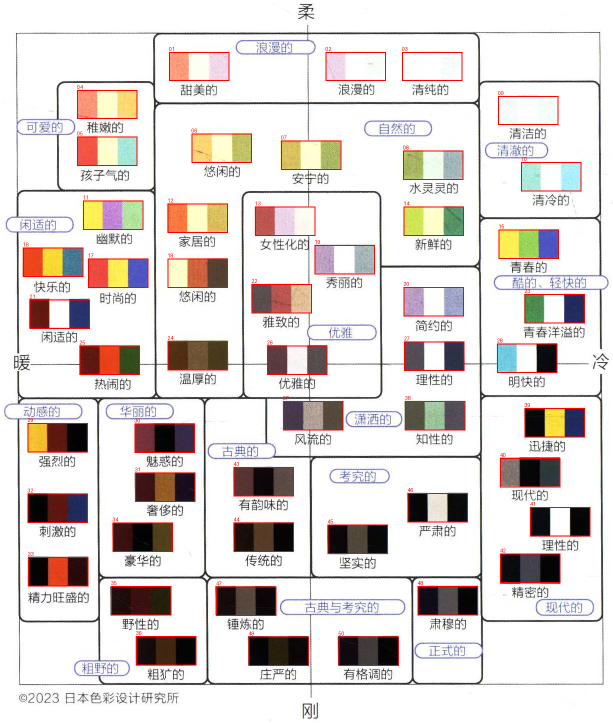
#> input picture prompts/color-knowledge/book-image-chart-palettes-v1.overlay.png, 1226 x 1446 px (shown at 1/2 size); its folder holds only this picture in this run
$ python -i refine_quality.py   (imports and definitions only)
#> lines starting #> are read from the running program, lines starting #| are printed output that depends on the picture
### modules/others/api_backend.py
# api_backend.py
from logging import config
import os
import json
import base64
import hashlib
import io
import tempfile
import requests
import re
import logging
import copy
import uuid
import sys
from contextlib import ExitStack
from datetime import datetime
import time
import mimetypes
from utils.booru_tags import normalize_booru_tags
from utils import output_isolation

# ================= 1. 日志系统配置 =================
LOG_DIR = "log"
os.makedirs(LOG_DIR, exist_ok=True)
logger = logging.getLogger("whatai_logger")
logger.setLevel(logging.INFO)

if not logger.handlers:
    formatter = logging.Formatter(fmt='[%(asctime)s] %(levelname)s - %(message)s', datefmt='%Y-%m-%d %H:%M:%S')
    console_handler = logging.StreamHandler()
    # 在 Windows 环境尽量确保控制台输出使用 UTF-8，避免 emoji 触发 gbk 编码异常
    try:
        if hasattr(console_handler.stream, "reconfigure"):
            console_handler.stream.reconfigure(encoding="utf-8", errors="replace")
    except Exception:
        pass
    try:
        if hasattr(sys.stdout, "reconfigure"):
            sys.stdout.reconfigure(encoding="utf-8", errors="replace")
        if hasattr(sys.stderr, "reconfigure"):
            sys.stderr.reconfigure(encoding="utf-8", errors="replace")
    except Exception:
        pass
    console_handler.setFormatter(formatter)

    today_date = datetime.now().strftime("%Y-%m-%d")
    log_file_path = os.path.join(LOG_DIR, f"{today_date}.log")
    file_handler = logging.FileHandler(filename=log_file_path, encoding="utf-8")
    file_handler.setFormatter(formatter)

    logger.addHandler(console_handler)
    logger.addHandler(file_handler)

BASE_DIR = os.path.dirname(os.path.dirname(os.path.dirname(os.path.abspath(__file__))))
CONFIG_DIR = os.path.join(BASE_DIR, "conf")
# 图片生成配置已并入统一的 conf/config.json（脚本 key / 文本 API 与图片 API 同处一个文件）；
# LEGACY_CONFIG 仅为兼容老机器上还留着的旧文件，找不到新文件时回退读取。
UNIFIED_CONFIG_PATH = os.path.join(CONFIG_DIR, "config.json")
LEGACY_IMAGE_CONFIG_PATH = os.path.join(CONFIG_DIR, "config-image.json")

# ================= 2. 核心功能函数 =================
NODES_ENV = "IMAGE_MAKER_NODES"
# 逐节点环境变量的后缀（`IMAGE_MAKER_<SLUG>_BASE_URL` 等）
_NODE_ENV_FIELDS = (("_BASE_URL", "base_url"), ("_API_TYPE", "api_type"),
                    ("_ENV_SLUG", "env_slug"), ("_MODEL", "model"),
                    ("_RESOLUTION", "resolution"), ("_TIMEOUT", "timeout"))
# 这两组走顶层配置，不当作图片节点
_NODE_ENV_RESERVED = {"TEXT", "NSFW"}


_NODE_NAME_ALIASES = {"aigc_2d_gpt": "aigc-2d-gpt", "aigc2d_gpt": "aigc-2d-gpt"}


# [90 lines left out: functions _canonical_node_name, nodes_from_env, apply_env_nodes, load_config, not called in this run]


# 密钥可用环境变量覆盖，避免明文躺在配置文件里（配置文件里留空即可）：
#   IMAGE_MAKER_<节点名>_API_KEY   例：IMAGE_MAKER_AIGC2D_API_KEY / IMAGE_MAKER_AIGC_2D_GPT_API_KEY
#   <节点名>_API_KEY  /  <节点名>_KEY   例：AIGC2D_API_KEY（节点名里的 - / . 会换成 _）
# 优先级：IMAGE_MAKER_* > 通用名 > 配置文件里的值。
ENV_KEY_PREFIX = "IMAGE_MAKER_"

# .env（仓库根目录）兜底装载：父进程环境可能是在 setx 之前启动的旧环境块，
# 靠 .env 才能做到"不管谁怎么拉起进程，密钥都拿得到"。放在模块导入时执行一次。
try:
    from utils.env_loader import ensure_env_loaded as _ensure_env_loaded

    _ensure_env_loaded()
except Exception as _env_exc:  # noqa: BLE001 - 环境装载失败不该影响出图功能
    logger.warning("装载 .env 失败（已忽略）: %s", _env_exc)


# [33 lines left out: functions _env_key_names, resolve_api_key, api_key_source, not called in this run]


# 顶层「文本分析 API」与「NSFW 文本 API」的 key 同样支持环境变量覆盖。
# 这两个 key 以前只写在 conf/config.json 顶层（base_url / api_key / model），换成环境变量时
# 最容易踩坑：改了 .env、图片节点生效了，文本分析仍拿旧 key 报 401。这里统一成和
# apis.* 节点一样的优先级：真实环境变量 > .env > 配置文件。
TEXT_API_KEY_ENV_NAMES = ("IMAGE_MAKER_TEXT_API_KEY", "TEXT_API_KEY")
NSFW_API_KEY_ENV_NAMES = ("IMAGE_MAKER_NSFW_API_KEY", "NSFW_API_KEY")


def _first_env_value(names):
    """按顺序取第一个非空环境变量，返回 (值, 变量名)；都没有返回 ("", "")。"""
    for name in names:
        value = str(os.environ.get(name) or "").strip()
        if value:
            return value, name
    return "", ""


def resolve_text_api_key(cfg: dict = None) -> str:
    """顶层文本分析 API 的 key：环境变量优先，其次 `cfg`（conf/config.json 读出的 dict）。"""
    value, _name = _first_env_value(TEXT_API_KEY_ENV_NAMES)
    return value or str((cfg or {}).get("api_key") or "").strip()


# [68 lines left out: functions resolve_nsfw_api_key, text_api_key_source, nsfw_api_key_source, apply_secret_env_overrides, get_api_config, not called in this run]


def to_base64(path):
    with open(path, "rb") as f:
        return base64.b64encode(f.read()).decode()

# [266 lines left out: functions _extract_json_object, _normalize_annotation_result, _looks_like_base64_text, _sanitize_log_data, _format_safe_log, _headers_for_log and 7 more, not called in this run]

REPLAY_SCRIPT_TEMPLATE = r'''#!/usr/bin/env python3
"""API 请求回放脚本 — 将本文件和同名 .json 数据文件放在同一目录，运行即可复现请求。"""
import json, os, sys, requests

DATA_FILE = os.path.join(os.path.dirname(os.path.abspath(__file__)), "{data_filename}")

def main():
    if not os.path.exists(DATA_FILE):
        print(f"错误：找不到数据文件 {{DATA_FILE}}", file=sys.stderr)
        sys.exit(1)
    with open(DATA_FILE, "r", encoding="utf-8") as f:
        data = json.load(f)

    url = data["url"]
    headers = dict(data["headers"])
    body = data.get("body")
    # Resolve secrets only in memory; never print resolved values.
    for name, spec in data.get("credential_headers", {}).items():
        value = os.environ.get(spec["env"])
        if not value:
            raise SystemExit("Missing credential environment variable: " + spec["env"])
        headers[name] = spec.get("prefix", "") + value
    for field, env_field in (("url", "url_env"), ("body", "body_env")):
        env = data.get(env_field)
        if env:
            value = os.environ.get(env)
            if not value:
                raise SystemExit("Missing replay environment variable: " + env)
            if field == "url":
                url = value
            else:
                body = json.loads(value)

    print(f"=== 请求 URL ===")
    print(data["url"])
    print(f"\n=== 请求 Headers ===")
    print(json.dumps(data["headers"], ensure_ascii=False, indent=2))
    if body:
        print(f"\n=== 请求 Body ===")
        print(json.dumps(data.get("body"), ensure_ascii=False, indent=2))
    print("\n" + "=" * 60 + "\n正在发送请求...\n")

    resp = requests.post(url, headers=headers, json=body, timeout=120)
    print(f"响应状态码: {{resp.status_code}}")
    print(f"响应 Headers: {{json.dumps(dict(resp.headers), ensure_ascii=False)}}")
    print(f"\n响应 Body:\n{{resp.text[:8000]}}")
    if len(resp.text) > 8000:
        print(f"\n... (共 {{len(resp.text)}} 字符，已截断)")

if __name__ == "__main__":
    main()
'''

# [62 lines left out: functions _generate_request_replay, _aspect_ratio_to_dalle3_size, not called in this run]

# ================= gpt-image-2（aigc2d 通道）专用约束 =================
# aigc2d 的 gpt-image-2 只接受 3 档尺寸：方图 / 横图 / 竖图，并且不接受 auto。
# 其余尺寸（含 2K/4K 预设与自定义 WxH）在该通道上会被上游拒绝，这里一律收敛到 3 档。
GPT_IMAGE2_SIZE_SQUARE = "1024x1024"
GPT_IMAGE2_SIZE_LANDSCAPE = "1536x1024"
GPT_IMAGE2_SIZE_PORTRAIT = "1024x1536"
GPT_IMAGE2_SIZES = (GPT_IMAGE2_SIZE_SQUARE, GPT_IMAGE2_SIZE_LANDSCAPE, GPT_IMAGE2_SIZE_PORTRAIT)
GPT_IMAGE2_QUALITIES = ("auto", "low", "medium", "high", "xhigh", "max")
GPT_IMAGE2_OUTPUT_FORMATS = ("png", "jpeg", "webp")
GPT_IMAGE2_MAX_REFERENCE_IMAGES = 16
# gpt-image-2 不支持透明背景，也不接受 input_fidelity（编辑场景自动高保真），这些字段不要外传。
GPT_IMAGE2_UNSUPPORTED_FIELDS = ("background", "input_fidelity")

# ---- gpt-image-2 两个站点（GUI Tab 与 tools/gpt_image2_gen.py 共用同一份映射）----
GPT_IMAGE2_SITE_AIGC2D = "new.aigc2d"
GPT_IMAGE2_SITE_AUTODL = "autodl"
GPT_IMAGE2_SITE_API_TYPES = {
    GPT_IMAGE2_SITE_AIGC2D: "aigc-2d-gpt",
    GPT_IMAGE2_SITE_AUTODL: "autodl",
}
GPT_IMAGE2_SITE_SAVE_SUB_DIRS = {
    GPT_IMAGE2_SITE_AIGC2D: "gpt-image-2",
    GPT_IMAGE2_SITE_AUTODL: "gpt-image-2-autodl",
}
GPT_IMAGE2_SITE_FILE_PREFIXES = {
    GPT_IMAGE2_SITE_AIGC2D: "gptimage2",
    GPT_IMAGE2_SITE_AUTODL: "gptimage2-autodl",
}
# autodl 站点沿用其历史尺寸清单（含 auto / 1792x1024）；aigc2d 站点只有 3 档
GPT_IMAGE2_SITE_SIZES = {
    GPT_IMAGE2_SITE_AIGC2D: GPT_IMAGE2_SIZES,
    GPT_IMAGE2_SITE_AUTODL: ("auto", "1024x1024", "1536x1024", "1792x1024", "1024x1536"),
}
GPT_IMAGE2_SITE_DEFAULT_SIZES = {
    GPT_IMAGE2_SITE_AIGC2D: GPT_IMAGE2_SIZE_PORTRAIT,
    GPT_IMAGE2_SITE_AUTODL: GPT_IMAGE2_SIZE_PORTRAIT,
}

# ---- gpt-image 系列可选模型（GUI 模型下拉 / CLI 共用一份，避免两边漂移）----
# 2026-09 实测 `GET {base}/v1/models` 的真实结果：aigc2d 站点有整族（含 2.5 的 flare/sunburst
# 与它们的 `-c` 按次计费版），autodl 站点只有 gpt-image-2。清单只是常用项，下拉框仍可手输。
GPT_IMAGE2_MODEL_DEFAULT = "gpt-image-2.5-sunburst"


def default_gpt_image_model(api_type=""):
    """Sunburst is the default; the registered autodl channel supports Image 2 only."""
    return "gpt-image-2" if str(api_type).lower() == "autodl" else GPT_IMAGE2_MODEL_DEFAULT


# [5 lines left out: function default_gpt_image_quality, not called in this run]
GPT_IMAGE2_MODEL_PREFIXES = ("gpt-image", "dall-e", "dalle")
GPT_IMAGE2_SITE_MODELS = {
    GPT_IMAGE2_SITE_AIGC2D: (
        "gpt-image-2",
        "gpt-image-2-c",
        "gpt-image-2.5-flare",
        "gpt-image-2.5-flare-c",
        "gpt-image-2.5-sunburst",
        "gpt-image-2.5-sunburst-c",
        "gpt-image-1.5",
        "gpt-image-1",
        "gpt-image-1-mini",
        "dall-e-3",
    ),
    GPT_IMAGE2_SITE_AUTODL: (
        "gpt-image-2",
    ),
}
# 下拉项的悬浮说明（键为模型名，缺失则只显示模型名）
GPT_IMAGE2_MODEL_NOTES = {
    "gpt-image-2": "基线模型，稳定；尺寸仅 3 档",
    "gpt-image-2-c": "与 gpt-image-2 同款，按次计费通道",
    "gpt-image-2.5-flare": "ChatGPT Images 2.5，偏快（垫图 1024x1536 medium 实测约 30s）",
    "gpt-image-2.5-flare-c": "2.5 flare 的按次计费通道",
    "gpt-image-2.5-sunburst": "ChatGPT Images 2.5，偏精细（同参数实测约 180s）",
    "gpt-image-2.5-sunburst-c": "2.5 sunburst 的按次计费通道",
    "gpt-image-1.5": "上一代 gpt-image",
    "gpt-image-1": "上一代 gpt-image",
    "gpt-image-1-mini": "上一代小模型，便宜快速",
    "dall-e-3": "DALL·E 3（字段与其他 gpt-image 略有差异）",
}


# [7 lines left out: function resolve_models_endpoint, not called in this run]


def is_gpt_image_model(model_name: str) -> bool:
    """站点 /models 里夹着大量文本/视频模型，只认 gpt-image / dall-e 系列。"""
    return str(model_name or "").strip().lower().startswith(GPT_IMAGE2_MODEL_PREFIXES)


# [233 lines left out: functions pick_gpt_image_models, list_available_models, _gpt_image2_size_by_ratio, pick_gpt_image2_size_for_images, resolve_save_dir, normalize_gpt_image2_size and 7 more, not called in this run]


IMAGE_RETRY_ENV = "IMAGE_MAKER_IMAGE_MAX_RETRIES"


# [2097 lines left out: functions resolve_image_max_retries, _maybe_compress_image_path, _cleanup_temp_files, _encode_image_for_transmission, transmitted_image_digest, to_base64_compressed and 12 more, not called in this run]

### utils/analysis_gpt_prompt.py
# -*- coding: utf-8 -*-
"""文本模型调用与「分析产物 → gpt-image 专用短提示词」的公共实现。

为什么要独立字段：分析产物默认是给 Gemini 通道用的（11k 画风 + 3.8~4.4k 长描述 ≈ 15k 字符）。
gpt-image 通道在这个量级会断连（实测 ConnectionResetError），而且长文本会把「画风参考图」挤掉
（见 docs/gpt-image-tid-style/README.md §4.5 / §4.16）。所以针对 gpt-image 单独出一份短描述字段。

- `call_text_model` / `normalize_chat_base` / `load_text_api_config`：文本通道（OpenAI 兼容）调用
- `build_gpt_image_prompt`：把长描述压成 ≤`FIELD_MAX_CHARS` 字符、保留构图/姿势/服装/道具的短提示词
- `compose_gpt_image_prompt`：画风短版（`prompt_gpt`）+ 该字段的拼装与长度护栏
"""
import json
import os
import time

import requests

from utils.env_loader import ensure_env_loaded  # noqa: F401  (触发 .env 装载)
from utils.prompt_loader import read_prompt_file

FIELD_KEY = "gpt_image_prompt"
FIELD_MAX_CHARS = 1400
# 第二档：短内容锚（配画风参考图用，短文本才压得住参考图）
SHORT_FIELD_KEY = "gpt_image_prompt_short"
SHORT_FIELD_MAX_CHARS = 500
# 画风短版(≤680) + 内容字段(≤1400) 正常不超过 ~2100；超过这个数画风参考图基本失效、且请求有断连风险
COMPOSED_WARN_CHARS = 2500
SYSTEM_PROMPT_FILE = "analysis-gpt-prompt-system.md"
SHORT_SYSTEM_PROMPT_FILE = "analysis-gpt-prompt-short-system.md"
USER_PROMPT_FILE = "analysis-gpt-prompt-user.md"
# 挂画风参考图时必须显式排除参考图角色特征：gpt-image 会把参考图当"要编辑的原图"，
# 短提示词下它会连发色/瞳色/角色设计一起搬过来（实测 W4 产物变成参考图的粉发金瞳）。
STYLE_REF_EXCLUSION = (
    "Use the attached reference image for its palette, lighting, brushwork and rendering grammar only. "
    "Do not copy its character, face, hairstyle, hair colour, eye colour, outfit, pose, props or composition; "
    "keep the subject, colours of the subject's own design and the scene exactly as described above."
    "\n\nCHARACTER-INTRINSIC FEATURES ARE NOT PART OF THE STYLE: keep the subject's OWN hair colour, eye colour, skin tone, body proportions and outfit colours exactly as described by the content; the style reference must only change the rendering language (palette temperature of the environment, brushwork, line character, edge treatment, texture), never the subject's intrinsic colouring or design."
)
FALLBACK_BASE_URL = "https://new.aigc2d.com/v1"
DEFAULT_TIMEOUT = 180


# [36 lines left out: functions normalize_chat_base, should_build_gpt_prompts, not called in this run]


def load_text_api_config(config_path: str = None) -> dict:
    """读 conf/config.json 的文本通道配置（顶层 base_url/model + 环境变量里的 key）。"""
    from modules.others.api_backend import resolve_text_api_key

    base_dir = os.path.dirname(os.path.dirname(os.path.abspath(__file__)))
    cfg_path = config_path or os.path.join(base_dir, "conf", "config.json")
    cfg = {}
    try:
        with open(cfg_path, encoding="utf-8") as f:
            cfg = json.load(f) or {}
    except Exception:  # noqa: BLE001
        cfg = {}
    return {
        "base_url": str(cfg.get("base_url") or FALLBACK_BASE_URL).strip(),
        "model": str(cfg.get("model") or "gpt-5.6-luna").strip(),
        "api_key": resolve_text_api_key(cfg),
    }


# [120 lines left out: functions call_text_model, sanitize_short_prompt, build_gpt_image_prompt, compose_gpt_image_prompt, resolve_content_field, composed_length_warning, not called in this run]

### utils/env_loader.py
# -*- coding: utf-8 -*-
"""极简 .env 装载：把仓库根目录的 `.env` 读进 os.environ。

## 为什么需要它

只靠 `setx` 设的用户环境变量有个坑：**任何在 setx 之前启动的进程（包括常驻的
DSH / 编辑器 / 已开着的终端）内存里的环境块是旧的**，它们 spawn 出来的子进程
同样拿不到新变量。于是「密钥只放环境变量」在那种父子链里会直接失效。

`.env` 文件由本模块在导入时读取，因此**和父进程环境无关**，怎么启动都能生效；
同时它被 `.gitignore` 忽略，不会进仓库。

## 文件格式（仓库根目录 `.env`）

    # 注释行
    IMAGE_MAKER_AIGC2D_API_KEY=sk-xxxx
    export IMAGE_MAKER_AUTODL_API_KEY="hOVi5Z..."     # export / 引号 / 行尾注释都支持

## 规则

- 默认**不覆盖**已经存在的环境变量（真实环境变量优先于 .env，和常见约定一致）
- 找不到文件就静默跳过；任何解析异常都只记日志，绝不让程序起不来
- `.env` 不入库：新增密钥只写这里 + 变量名写文档
"""

from __future__ import annotations

import logging
import os
import re

logger = logging.getLogger(__name__)

ENV_FILENAME = ".env"
_LINE_RE = re.compile(r"^\s*(?:export\s+)?([A-Za-z_][A-Za-z0-9_]*)\s*=\s*(.*)$")
_QUOTED_RE = re.compile(r"""^(?P<q>['"])(?P<val>.*?)(?P=q)""")

_loaded = False
_last_report: dict = {}


def default_env_path() -> str:
    """仓库根目录的 .env（本文件位于 <repo>/utils/ 下）。"""
    base = os.path.dirname(os.path.dirname(os.path.abspath(__file__)))
    return os.path.join(base, ENV_FILENAME)


# [19 lines left out: function parse_env_text, not called in this run]


def load_env_file(path: str = None, override: bool = False) -> dict:
    """装载 .env。返回 {变量名: 'set'|'kept'}，便于上层日志/自检。"""
    target = path or default_env_path()
    report: dict = {}
    if not os.path.exists(target):
        return report
    try:
        with open(target, "r", encoding="utf-8") as f:
            values = parse_env_text(f.read())
    except OSError as exc:
        logger.warning("读取 .env 失败（已忽略）: %s", exc)
        return report

    for key, value in values.items():
        if not value:
            continue
        if os.environ.get(key) and not override:
            report[key] = "kept"      # 已有真实环境变量，保留它
            continue
        os.environ[key] = value
        report[key] = "set"
    return report


def ensure_env_loaded(path: str = None) -> dict:
    """进程内只真正装载一次（幂等），供库入口调用。"""
    global _loaded, _last_report
    if _loaded and path is None:
        return _last_report
    report = load_env_file(path)
    if path is None:
        _loaded = True
        _last_report = report
        if report:
            logger.info("已从 .env 装载环境变量: %s", ", ".join(sorted(report)))
    return report

### utils/prompt_loader.py
import os


BASE_DIR = os.path.dirname(os.path.dirname(os.path.abspath(__file__)))
PROMPTS_DIR = os.path.join(BASE_DIR, "prompts")


def get_prompt_path(relative_path: str) -> str:
    path_text = str(relative_path or "").strip().replace("/", os.sep).replace("\\", os.sep)
    if not path_text:
        raise ValueError("Prompt 相对路径不能为空")
    return os.path.join(PROMPTS_DIR, path_text)


def read_prompt_file(relative_path: str) -> str:
    prompt_path = get_prompt_path(relative_path)
    if not os.path.isfile(prompt_path):
        raise FileNotFoundError(f"Prompt 文件不存在: {prompt_path}")
    with open(prompt_path, "r", encoding="utf-8") as f:
        return f.read()


# [14 lines left out: functions render_prompt_file, find_missing_prompt_files, not called in this run]

### utils/refine_quality.py
# -*- coding: utf-8 -*-
"""三图质量审计：GPT 首图（内容锚）/ 当前重绘 / 画风参考图。"""
from __future__ import annotations

import hashlib
import json
import os
import re
import uuid

from utils.analysis_gpt_prompt import call_text_model, load_text_api_config
from utils.send_budget import guarded_text_call


def _prompt(name: str) -> str:
    from utils.prompt_loader import read_prompt_file
    return read_prompt_file("gpt-image-optimize/" + name).strip()


# [94 lines left out: functions file_sha256, _json_object, _items, normalize_quality_audit, not called in this run]


def _proxy(path: str, prefix: str, crop_box=None) -> str:
#> called with prefix = 'hands'
    from PIL import Image
    root = os.path.dirname(os.path.dirname(os.path.abspath(__file__)))
    folder = os.path.join(root, "cache", "temp")
    os.makedirs(folder, exist_ok=True)
    target = os.path.join(folder, f"{prefix}-{os.getpid()}-{uuid.uuid4().hex}.jpg")
    with Image.open(path) as im:
#> im is the input picture: PIL image 1226x1446 RGB; mean R, G, B 221.5, 213.6, 211
        im = im.convert("RGB")
        if crop_box:
            width, height = im.size
            im = im.crop(tuple(round(v * (width if i % 2 == 0 else height))
                               for i, v in enumerate(crop_box)))
        im.thumbnail((1536, 1536), Image.Resampling.LANCZOS)
        im.save(target, "JPEG", quality=90, optimize=True)
    return target


def _detail_sheet(path: str) -> str:
    from PIL import Image
    root = os.path.dirname(os.path.dirname(os.path.abspath(__file__)))
    folder = os.path.join(root, "cache", "temp")
    os.makedirs(folder, exist_ok=True)
    target = os.path.join(folder, f"quality-sheet-{os.getpid()}-{uuid.uuid4().hex}.jpg")
    with Image.open(path) as source:
        im = source.convert("RGB")
        width, height = im.size
        tile_size = 512
        sheet = Image.new("RGB", (tile_size * 3, tile_size * 3), "white")
#> sheet: PIL image 1536x1536 RGB; every value is 255
        for row in range(3):
            for col in range(3):
                left, top = round(width * col / 3), round(height * row / 3)
                right, bottom = round(width * (col + 1) / 3), round(height * (row + 1) / 3)
                tile = im.crop((left, top, right, bottom))
                tile.thumbnail((tile_size, tile_size), Image.Resampling.LANCZOS)
                x = col * tile_size + (tile_size - tile.width) // 2
                y = row * tile_size + (tile_size - tile.height) // 2
                sheet.paste(tile, (x, y))
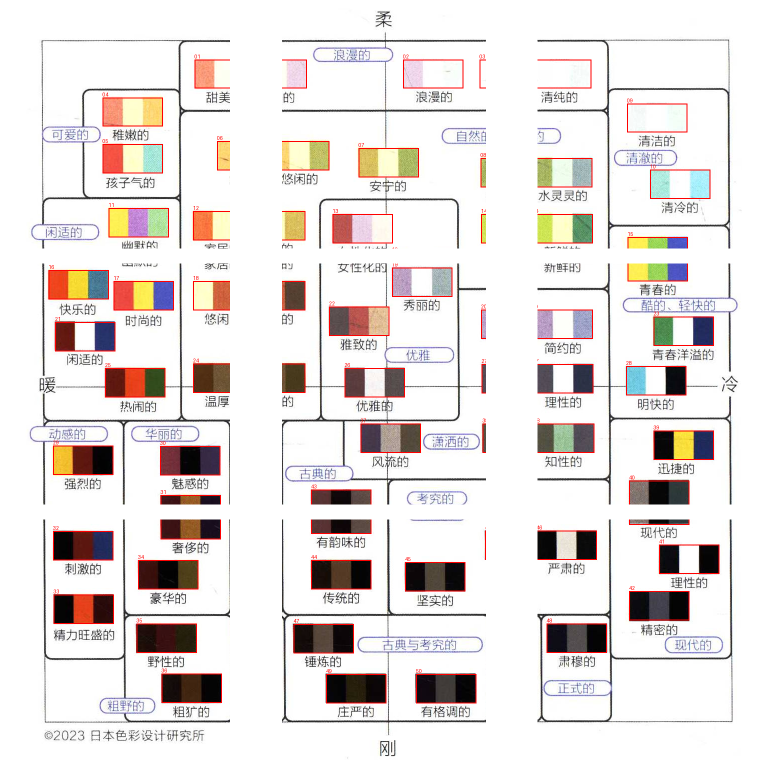
#> sheet: PIL image 1536x1536 RGB (shown at 1/2 size); mean R, G, B 229.8, 223.9, 221.9
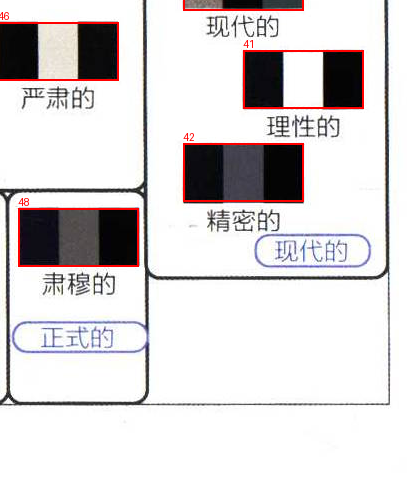
#> tile: PIL image 409x482 RGB; mean R, G, B 217.7, 213.7, 214.4
        sheet.save(target, "JPEG", quality=92, optimize=True)
    return target


# [91 lines left out: functions audit_refine_quality, write_style_reference_absent_audit, build_quality_correction_prompt, not called in this run]


QUALITY_FINDING_LABELS = {"structural_issues": "结构", "line_issues": "线条",
                        "background_drift": "背景漂移", "style_gaps": "画风"}


# [168 lines left out: functions quality_failure_details, final_quality_decision, record_quality_audit, match_final_canvas, review_final_candidate, repair_style_guard, not called in this run]


def audit_hand_quality(candidate_path: str, text_cfg: dict | None = None,
                       timeout: int = 240) -> dict:
    """Source-only per-character anatomy check; retain the legacy API name."""
    proxies = []
    try:
        proxies.append(_proxy(candidate_path, "hands"))
        proxies.append(_detail_sheet(candidate_path))
        proxies.append(_proxy(candidate_path, "anatomy-left", (0, .25, .65, 1)))
#> (the rest of the program and of its run is left out)
